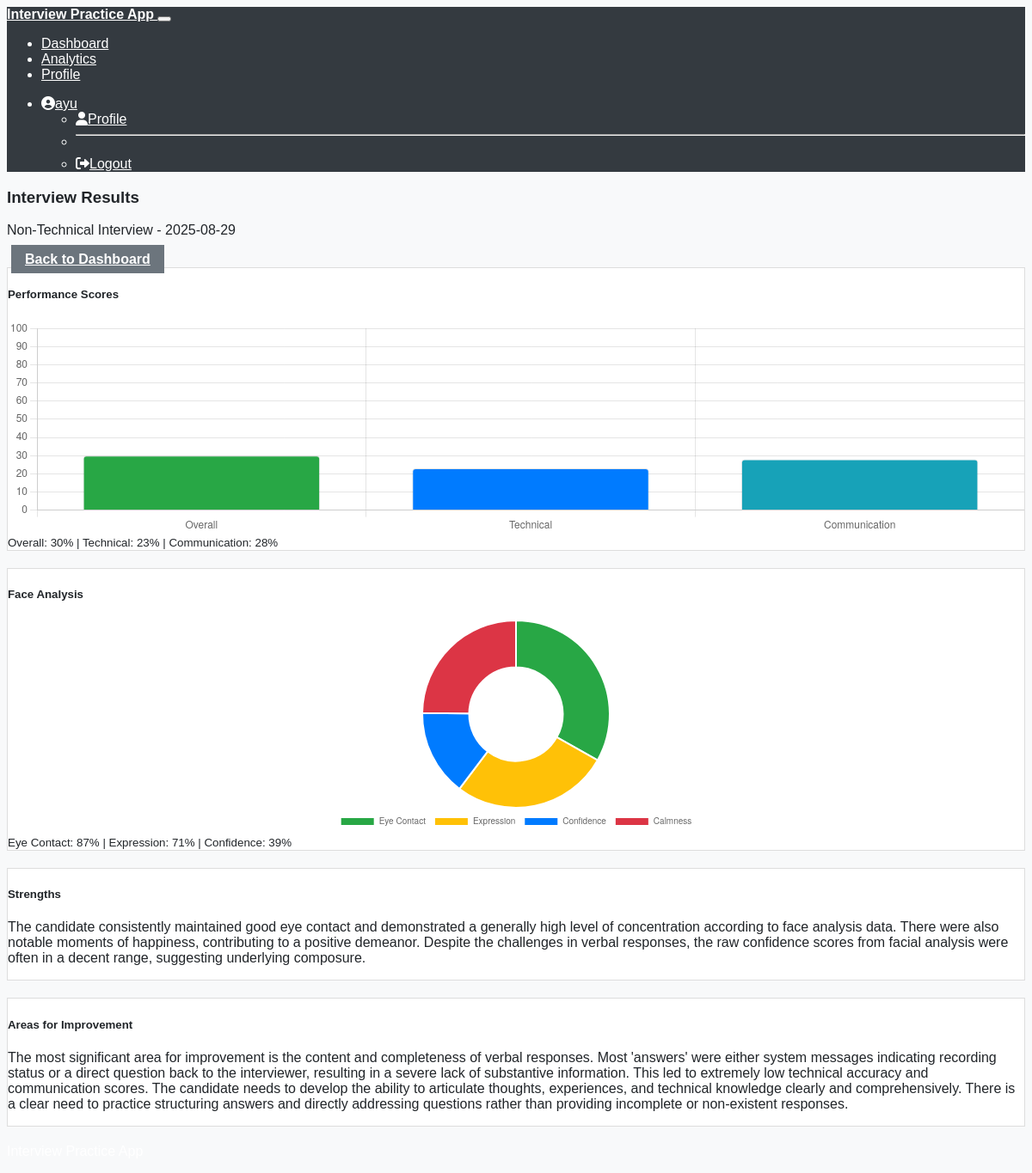
/analytics/4 (signed in), run on the app's committed database.
### models.py (models this page shows, shortened)
class User(UserMixin, db.Model):
    id = db.Column(db.Integer, primary_key=True)
    username = db.Column(db.String(80), unique=True, nullable=False)
    email = db.Column(db.String(120), unique=True, nullable=False)
    password_hash = db.Column(db.String(256), nullable=False)
    created_at = db.Column(db.DateTime, default=datetime.utcnow)
    interviews = db.relationship('Interview', backref='user', lazy=True, cascade='all, delete-orphan')
    analytics = db.relationship('Analytics', backref='user', lazy=True, cascade='all, delete-orphan')

class Interview(db.Model):
    id = db.Column(db.Integer, primary_key=True)
    user_id = db.Column(db.Integer, db.ForeignKey('user.id'), nullable=False)
    interview_type = db.Column(db.String(50), nullable=False)  # 'technical' or 'non-technical'
    status = db.Column(db.String(20), default='in_progress')  # 'in_progress', 'completed', 'cancelled'
    created_at = db.Column(db.DateTime, default=datetime.utcnow)
    completed_at = db.Column(db.DateTime)
    total_questions = db.Column(db.Integer, default=0)
    questions_answered = db.Column(db.Integer, default=0)
    overall_score = db.Column(db.Float)
    questions = db.relationship('Question', backref='interview', lazy=True, cascade='all, delete-orphan')
    analytics = db.relationship('Analytics', backref='interview', lazy=True, cascade='all, delete-orphan')

class Analytics(db.Model):
    id = db.Column(db.Integer, primary_key=True)
    user_id = db.Column(db.Integer, db.ForeignKey('user.id'), nullable=False)
    interview_id = db.Column(db.Integer, db.ForeignKey('interview.id'), nullable=False)
    overall_performance = db.Column(db.Float)
    technical_skills_score = db.Column(db.Float)
    communication_skills_score = db.Column(db.Float)
    confidence_level = db.Column(db.Float)
    eye_contact_percentage = db.Column(db.Float)
    facial_expression_score = db.Column(db.Float)
    posture_score = db.Column(db.Float)
    nervousness_indicators = db.Column(db.Float)
    speech_clarity = db.Column(db.Float)
    speech_pace = db.Column(db.Float)
    filler_words_count = db.Column(db.Integer)
    average_response_time = db.Column(db.Float)
    total_interview_duration = db.Column(db.Float)
    strengths = db.Column(db.Text)
    areas_for_improvement = db.Column(db.Text)
    detailed_feedback = db.Column(db.Text)
    created_at = db.Column(db.DateTime, default=datetime.utcnow)

### routes.py (the view)
@app.route('/analytics/<int:interview_id>')
@login_required
def view_analytics(interview_id):
    interview = Interview.query.get_or_404(interview_id)
    if interview.user_id != current_user.id:
        flash('Access denied.', 'error')
        return redirect(url_for('dashboard'))
    analytics = Analytics.query.filter_by(interview_id=interview_id).first()
    if not analytics:
        flash('Analytics not available for this interview.', 'error')
        return redirect(url_for('dashboard'))
    questions = Question.query.filter_by(interview_id=interview_id).all()
    face_analysis = FaceAnalysis.query.filter_by(interview_id=interview_id).all()
    return render_template('analytics.html',
                         interview=interview,
                         analytics=analytics,
                         questions=questions,
                         face_analysis=face_analysis)

### app.py (called while the page is built)
@login_manager.user_loader
def load_user(user_id):
    from models import User
    return User.query.get(int(user_id))

### templates/analytics.html (shortened to what this page needs)
{% extends "base.html" %}
{% block content %}
{% if analytics %}
<div class="container mt-4">
    <div class="row">
        <div class="col-12">
            <h3>Interview Results</h3>
            <p>{{ interview.interview_type.title() }} Interview - {{ interview.created_at.strftime('%Y-%m-%d') }}</p>
            <a href="{{ url_for('dashboard') }}" class="btn btn-secondary mb-4">Back to Dashboard</a>
        </div>
    </div>
    <div class="row mb-3">
        <div class="col-md-6">
            <div class="card">
                <div class="card-body">
                    <h5>Performance Scores</h5>
                    <div style="height: 250px;">
                        <canvas id="performanceChart"></canvas>
                    </div>
                    <div class="mt-2">
                        <small>Overall: {{ "%.0f" | format(analytics.overall_performance * 100) }}% | Technical: {{ "%.0f" | format(analytics.technical_skills_score * 100) }}% | Communication: {{ "%.0f" | format(analytics.communication_skills_score * 100) }}%</small>
                    </div>
                </div>
            </div>
        </div>
        <div class="col-md-6">
            <div class="card">
                <div class="card-body">
                    <h5>Face Analysis</h5>
                    <div style="height: 250px;">
                        <canvas id="faceChart"></canvas>
                    </div>
                    <div class="mt-2">
                        <small>Eye Contact: {{ "%.0f" | format(analytics.eye_contact_percentage * 100) }}% | Expression: {{ "%.0f" | format(analytics.facial_expression_score * 100) }}% | Confidence: {{ "%.0f" | format(analytics.confidence_level * 100) }}%</small>
                    </div>
                </div>
            </div>
        </div>
    </div>
    <div class="row">
        <div class="col-md-6 mb-3">
            <div class="card">
                <div class="card-body">
                    <h5>Strengths</h5>
                    <p>{{ analytics.strengths }}</p>
                </div>
            </div>
        </div>
        <div class="col-md-6 mb-3">
            <div class="card">
                <div class="card-body">
                    <h5>Areas for Improvement</h5>
                    <p>{{ analytics.areas_for_improvement }}</p>
                </div>
            </div>
        </div>
    </div>
</div>
{% endif %}
{% endblock %}
{% block extra_scripts %}
{% if analytics %}
<script>
// Performance Scores Chart
const perfCtx = document.getElementById('performanceChart');
if (perfCtx) {
    new Chart(perfCtx.getContext('2d'), {
        type: 'bar',
        data: {
            labels: ['Overall', 'Technical', 'Communication'],
            datasets: [{
                data: [
                    {{ (analytics.overall_performance * 100) | round }},
                    {{ (analytics.technical_skills_score * 100) | round }},
                    {{ (analytics.communication_skills_score * 100) | round }}
                ],
                backgroundColor: ['#28a745', '#007bff', '#17a2b8'],
                borderWidth: 1,
                borderRadius: 4
            }]
        },
        options: {
            responsive: true,
            maintainAspectRatio: false,
            plugins: { legend: { display: false } },
            scales: {
                y: { beginAtZero: true, max: 100 },
                x: { ticks: { font: { size: 12 } } }
            },
            animation: false
        }
    });
}
// Face Analysis Chart
const faceCtx = document.getElementById('faceChart');
if (faceCtx) {
    new Chart(faceCtx.getContext('2d'), {
        type: 'doughnut',
        data: {
            labels: ['Eye Contact', 'Expression', 'Confidence', 'Calmness'],
            datasets: [{
                data: [
                    {{ (analytics.eye_contact_percentage * 100) | round }},
                    {{ (analytics.facial_expression_score * 100) | round }},
                    {{ (analytics.confidence_level * 100) | round }},
                    {{ (100 - (analytics.nervousness_indicators * 100)) | round }}
                ],
                backgroundColor: ['#28a745', '#ffc107', '#007bff', '#dc3545'],
                borderWidth: 2
            }]
        },
        options: {
            responsive: true,
            maintainAspectRatio: false,
            plugins: {
                legend: {
                    position: 'bottom',
                    labels: { font: { size: 10 } }
                }
            },
            animation: false
        }
    });
}
</script>
{% endif %}
{% endblock %}

### templates/base.html (shortened to what this page needs)
<!DOCTYPE html>
<html lang="en" data-bs-theme="dark">
<head>
    <link href="https://cdn.replit.com/agent/bootstrap-agent-dark-theme.min.css" rel="stylesheet">
    <link rel="stylesheet" href="https://cdnjs.cloudflare.com/ajax/libs/font-awesome/6.0.0/css/all.min.css">
    <link rel="stylesheet" href="{{ url_for('static', filename='css/custom.css') }}">
</head>
<body>
    <nav class="navbar navbar-expand-lg navbar-dark bg-dark">
        <div class="container">
            <a class="navbar-brand" href="{{ url_for('index') }}">
                Interview Practice App
            </a>
            <button class="navbar-toggler" type="button" data-bs-toggle="collapse" data-bs-target="#navbarNav">
            </button>
            <div class="collapse navbar-collapse" id="navbarNav">
                <ul class="navbar-nav me-auto">
                    {% if current_user.is_authenticated %}
                        <li class="nav-item">
                            <a class="nav-link" href="{{ url_for('dashboard') }}">Dashboard</a>
                        </li>
                        <li class="nav-item">
                            <a class="nav-link" href="{{ url_for('analytics_history') }}">Analytics</a>
                        </li>
                        <li class="nav-item">
                            <a class="nav-link" href="{{ url_for('profile') }}">Profile
                            </a>
                        </li>
                    {% endif %}
                </ul>
                <ul class="navbar-nav">
                    {% if current_user.is_authenticated %}
                        <li class="nav-item dropdown">
                            <a class="nav-link dropdown-toggle" href="#" id="navbarDropdown" role="button" data-bs-toggle="dropdown">
                                <i class="fas fa-user-circle me-1"></i>{{ current_user.username }}
                            </a>
                            <ul class="dropdown-menu">
                                <li><a class="dropdown-item" href="{{ url_for('profile') }}">
                                    <i class="fas fa-user me-2"></i>Profile
                                </a></li>
                                <li><hr class="dropdown-divider"></li>
                                <li><a class="dropdown-item" href="{{ url_for('logout') }}">
                                    <i class="fas fa-sign-out-alt me-2"></i>Logout
                                </a></li>
                            </ul>
                        </li>
                    {% endif %}
                </ul>
            </div>
        </div>
    </nav>
    <main class="container my-4">
        {% block content %}{% endblock %}
    </main>
    <footer class="bg-dark text-light py-4 mt-5">
        <div class="container">
            <div class="row">
                <div class="col-12">
                    <p class="mb-0 text-center">Interview Practice App</p>
                </div>
            </div>
        </div>
    </footer>
    {% block extra_scripts %}{% endblock %}
</body>
</html>

### static/css/custom.css (style rules this page uses)
body { font-family: Arial, sans-serif; background-color: #f8f9fa; color: #212529 !important; }
h1, h2, h3, h4, h5, h6 { color: #212529 !important; font-weight: bold; }
p, span, div, li, td, th, label, a { color: #212529 !important; }
.btn { font-weight: bold; }
.btn-secondary { background-color: #6c757d; border-color: #6c757d; color: white !important; font-weight: bold; }
.navbar-dark .navbar-nav .nav-link { color: #ffffff !important; }
.navbar-dark .navbar-brand { color: #ffffff !important; }
.navbar-brand { font-weight: bold; }
.card { border: 1px solid #ddd; margin-bottom: 20px; background-color: #ffffff; }
.card-body { background-color: #ffffff; color: #212529 !important; }
.btn { padding: 8px 16px; margin: 5px; }
.bg-dark, .bg-primary { color: white !important; }
.bg-dark *, .bg-primary * { color: white !important; }
.navbar-dark { background-color: #343a40 !important; }
.navbar-dark * { color: white !important; }

### data on the page
User: username "ayu"
Interview: interview_type "Non-Technical", created_at "2025-08-29"
Analytics: analytics.overall_performance*100 "30", analytics.technical_skills_score*100 "23", analytics.communication_skills_score*100 "28", analytics.eye_contact_percentage*100 "87", analytics.facial_expression_score*100 "71", analytics.confidence_level*100 "39", strengths "The candidate consistently maintained good eye contact and demonstrated a generally high level of concentration according to face analysis data. There were also notable moments of happiness, contributing to a positive demeanor. Despite the challenges in verbal responses, the raw confidence scores from facial analysis were often in a decent range, suggesting underlying composure.", areas_for_improvement "The most significant area for improvement is the content and completeness of verbal responses. Most 'answers' were either system messages indicating recording status or a direct question back to the interviewer, resulting in a severe lack of substantive information. This led to extremely low technical accuracy and communication scores. The candidate needs to develop the ability to articulate thoughts, experiences, and technical knowledge clearly and comprehensively. There is a clear need to practice structuring answers and directly addressing questions rather than providing incomplete or non-existent responses."

### other printed values
chart data {{ (analytics.overall_performance * 100) | round }} 30.0
chart data {{ (analytics.technical_skills_score * 100) | round }} 23.0
chart data {{ (analytics.communication_skills_score * 100) | round }} 28.0
chart data {{ (analytics.eye_contact_percentage * 100) | round }} 87.0
